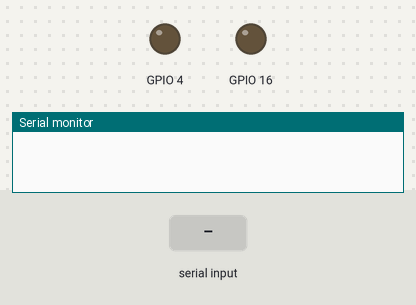
Simulated run of this sketch. Board: ESP32. Parts: output pins drawn as LEDs (lit = HIGH), the last lines printed to the serial monitor. The inputs (shaded band) are chosen by the test bench. Nothing arrives over Bluetooth unless stated.

Above: at 1.3 s.
1.4 s: "2" received over the second serial link
At 1.9 s:
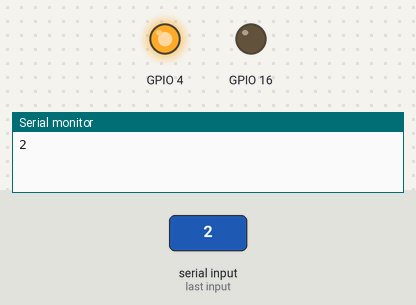
3.0 s: "4" received over the second serial link
At 4.2 s:
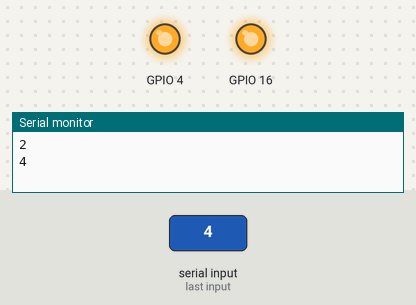
4.5 s: "1" received over the second serial link
At 5.4 s:
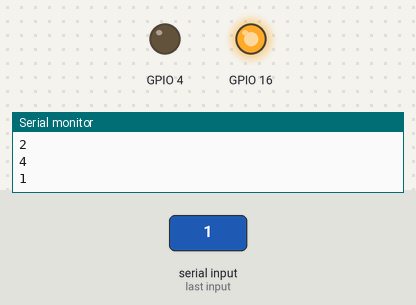
6.0 s: "3" received over the second serial link
At 6.6 s:
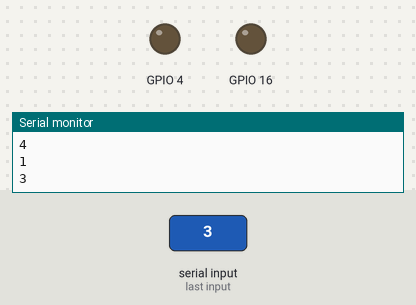
Timing chart, 0 to 8.5 s (numbered marks = the images above; inputs shaded):
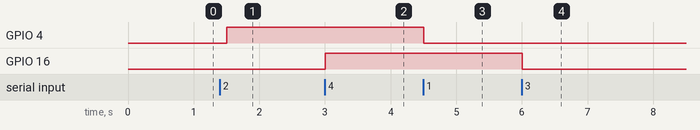

Measured:
- after the input at 1.4 s, GPIO 4: LOW → HIGH after 0.10 s
- after the input at 3.0 s, GPIO 16: LOW → HIGH at once
- after the input at 4.5 s, GPIO 4: HIGH → LOW at once
- after the input at 6.0 s, GPIO 16: HIGH → LOW at once

The sketch:

ArduinoBluetoothControl.ino
```cpp
#include <BluetoothSerial.h>
BluetoothSerial SerialBT;

void setup() {
  // put your setup code here, to run once:
  Serial.begin(9600);
  SerialBT.begin("BLETEST");//<<--rename
  pinMode(4,OUTPUT);//
  pinMode(16,OUTPUT);//

}

void loop() {

  if(SerialBT.available()){Serial.println("");}//new data
  while(SerialBT.available())
  {
    char btdata=SerialBT.read();
    if (btdata=='1'){digitalWrite(4,LOW);}
    if (btdata=='2'){digitalWrite(4,HIGH);}
    if (btdata=='3'){digitalWrite(16,LOW);}
    if (btdata=='4'){digitalWrite(16,HIGH);}

    Serial.print(btdata);
  }
  delay(500);
}
```
